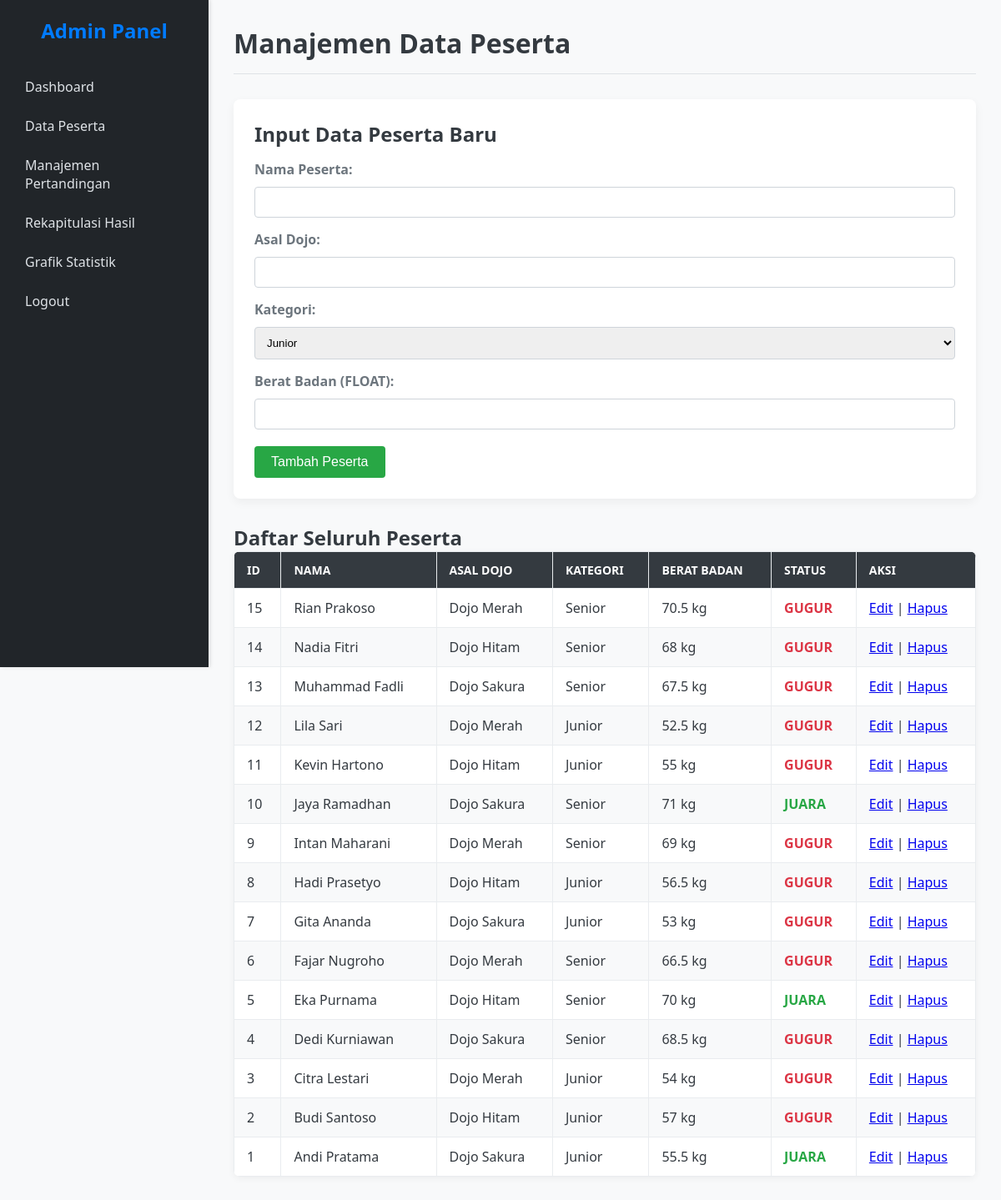
Page /peserta.php (signed in) on the committed database.
### tables this page shows
CREATE TABLE IF NOT EXISTS peserta (
id_peserta INT AUTO_INCREMENT PRIMARY KEY,
nama_peserta VARCHAR(100) NOT NULL,
asal_dojo VARCHAR(100) NOT NULL,
kategori VARCHAR(50) NOT NULL,
berat_badan FLOAT NOT NULL,
status ENUM('aktif','gugur','juara') DEFAULT 'aktif'
);

### peserta.php (the view, shortened to what this page needs)
<?php
require_once 'config.php';
?>
<div class="card">
    <h2>Input Data Peserta Baru</h2>
    <form method="POST">
        <label for="nama_peserta">Nama Peserta:</label>
        <input type="text" id="nama_peserta" name="nama_peserta" required><br>
        <label for="asal_dojo">Asal Dojo:</label>
        <input type="text" id="asal_dojo" name="asal_dojo" required><br>
        <label for="kategori">Kategori:</label>
        <select id="kategori" name="kategori" required>
            <option value="Junior">Junior</option>
            </select><br>
        <label for="berat_badan">Berat Badan (FLOAT):</label>
        <input type="number" id="berat_badan" name="berat_badan" step="0.1" required><br>
        <button type="submit" name="tambah_peserta">Tambah Peserta</button>
    </form>
</div>
<h2>Daftar Seluruh Peserta</h2>
<table class="data-table">
    <thead>
        <tr>
            <th>ID</th>
            <th>Nama</th>
            <th>Asal Dojo</th>
            <th>Kategori</th>
            <th>Berat Badan</th>
            <th>Status</th>
            <th>Aksi</th>
        </tr>
    </thead>
    <tbody>
        <?php
        $sql = "SELECT * FROM peserta ORDER BY id_peserta DESC";
        $result = $conn->query($sql);
        if ($result->num_rows > 0) {
            while($row = $result->fetch_assoc()) {
                echo "<tr>";
                echo "<td>" . $row['id_peserta'] . "</td>";
                echo "<td>" . htmlspecialchars($row['nama_peserta']) . "</td>";
                echo "<td>" . htmlspecialchars($row['asal_dojo']) . "</td>";
                echo "<td>" . htmlspecialchars($row['kategori']) . "</td>";
                echo "<td>" . $row['berat_badan'] . " kg</td>";
                echo "<td><span class='status-" . $row['status'] . "'>" . strtoupper($row['status']) . "</span></td>";
                echo "<td><a href='edit_peserta.php?id=" . $row['id_peserta'] . "'>Edit</a> | <a href='peserta.php?action=delete&id=" . $row['id_peserta'] . "' onclick=\"return confirm('Yakin ingin menghapus peserta ini? (Data pertandingan/hasil terkait akan ikut terhapus)')\">Hapus</a></td>";
                echo "</tr>";
            }
        } else {
            echo "<tr><td colspan='7'>Belum ada data peserta.</td></tr>";
        }
        ?>
    </tbody>
</table>

### css/style.css (style rules this page uses)
:root { --primary-color: #007bff; --secondary-color: #6c757d; --success-color: #28a745; --danger-color: #dc3545; --warning-color: #ffc107; --bg-color: #f8f9fa; --text-color: #343a40; }
* { box-sizing: border-box; margin: 0; padding: 0; }
body { font-family: 'Segoe UI', Tahoma, Geneva, Verdana, sans-serif; background-color: var(--bg-color); color: var(--text-color); display: flex; }
.card { background-color: white; padding: 25px; border-radius: 8px; box-shadow: 0 4px 12px rgba(0,0,0,0.05); margin-bottom: 30px; }
.card form label { display: block; margin-top: 15px; margin-bottom: 5px; font-weight: bold; color: var(--secondary-color); }
.card form input[type="text"], .card form input[type="number"], .card form select { width: 100%; padding: 10px; margin-top: 5px; border: 1px solid #ced4da; border-radius: 4px; transition: border-color 0.3s; }
.card form button { background-color: var(--success-color); color: white; padding: 10px 20px; border: none; border-radius: 4px; cursor: pointer; font-size: 16px; margin-top: 20px; transition: background-color 0.3s; }
.data-table { width: 100%; border-collapse: collapse; background-color: white; box-shadow: 0 2px 8px rgba(0,0,0,0.05); border-radius: 8px; overflow: hidden; }
.data-table th, .data-table td { border: 1px solid #e9ecef; padding: 12px 15px; text-align: left; }
.data-table th { background-color: var(--text-color); color: white; text-transform: uppercase; font-size: 14px; }
.data-table tbody tr:nth-child(even) { background-color: #f8f9fa; }
.status-gugur { color: var(--danger-color); font-weight: bold; }
.status-juara { color: var(--success-color); font-weight: bold; }

### rows in the picture
peserta: id_peserta "15", nama_peserta "Rian Prakoso", asal_dojo "Dojo Merah", kategori "Senior", berat_badan "70.5", status "GUGUR"
peserta: id_peserta "14", nama_peserta "Nadia Fitri", asal_dojo "Dojo Hitam", kategori "Senior", berat_badan "68", status "GUGUR"
peserta: id_peserta "13", nama_peserta "Muhammad Fadli", asal_dojo "Dojo Sakura", kategori "Senior", berat_badan "67.5", status "GUGUR"
peserta: id_peserta "12", nama_peserta "Lila Sari", asal_dojo "Dojo Merah", kategori "Junior", berat_badan "52.5", status "GUGUR"
peserta: id_peserta "11", nama_peserta "Kevin Hartono", asal_dojo "Dojo Hitam", kategori "Junior", berat_badan "55", status "GUGUR"
peserta: id_peserta "10", nama_peserta "Jaya Ramadhan", asal_dojo "Dojo Sakura", kategori "Senior", berat_badan "71", status "JUARA"
peserta: id_peserta "9", nama_peserta "Intan Maharani", asal_dojo "Dojo Merah", kategori "Senior", berat_badan "69", status "GUGUR"
peserta: id_peserta "8", nama_peserta "Hadi Prasetyo", asal_dojo "Dojo Hitam", kategori "Junior", berat_badan "56.5", status "GUGUR"
peserta: id_peserta "7", nama_peserta "Gita Ananda", asal_dojo "Dojo Sakura", kategori "Junior", berat_badan "53", status "GUGUR"
peserta: id_peserta "6", nama_peserta "Fajar Nugroho", asal_dojo "Dojo Merah", kategori "Senior", berat_badan "66.5", status "GUGUR"
peserta: id_peserta "5", nama_peserta "Eka Purnama", asal_dojo "Dojo Hitam", kategori "Senior", berat_badan "70", status "JUARA"
peserta: id_peserta "4", nama_peserta "Dedi Kurniawan", asal_dojo "Dojo Sakura", kategori "Senior", berat_badan "68.5", status "GUGUR"
peserta: id_peserta "3", nama_peserta "Citra Lestari", asal_dojo "Dojo Merah", kategori "Junior", berat_badan "54", status "GUGUR"
peserta: id_peserta "2", nama_peserta "Budi Santoso", asal_dojo "Dojo Hitam", kategori "Junior", berat_badan "57", status "GUGUR"
peserta: id_peserta "1", nama_peserta "Andi Pratama", asal_dojo "Dojo Sakura", kategori "Junior", berat_badan "55.5", status "JUARA"

### other values in the picture
$title "Manajemen Data Peserta"
